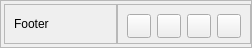
                       <widget class="QFrame" name="frame_25">
                        <property name="geometry">
                         <rect>
                          <x>-10</x>
                          <y>210</y>
                          <width>252</width>
                          <height>48</height>
                         </rect>
                        </property>
                        <property name="maximumSize">
                         <size>
                          <width>16777213</width>
                          <height>48</height>
                         </size>
                        </property>
                        <property name="frameShape">
                         <enum>QFrame::StyledPanel</enum>
                        </property>
                        <property name="frameShadow">
                         <enum>QFrame::Raised</enum>
                        </property>
                        <layout class="QHBoxLayout" name="horizontalLayout_58">
                         <property name="spacing">
                          <number>0</number>
                         </property>
                         <property name="leftMargin">
                          <number>3</number>
                         </property>
                         <property name="topMargin">
                          <number>0</number>
                         </property>
                         <property name="rightMargin">
                          <number>0</number>
                         </property>
                         <property name="bottomMargin">
                          <number>0</number>
                         </property>
                         <item>
                          <widget class="QFrame" name="panelsBackground_37">
                           <property name="maximumSize">
                            <size>
                             <width>16777215</width>
                             <height>40</height>
                            </size>
                           </property>
                           <property name="styleSheet">
                            <string notr="true"/>
                           </property>
                           <property name="frameShape">
                            <enum>QFrame::StyledPanel</enum>
                           </property>
                           <property name="frameShadow">
                            <enum>QFrame::Raised</enum>
                           </property>
                           <layout class="QHBoxLayout" name="horizontalLayout_59">
                            <item>
                             <widget class="QLabel" name="label_41">
                              <property name="maximumSize">
                               <size>
                                <width>16777215</width>
                                <height>40</height>
                               </size>
                              </property>
                              <property name="text">
                               <string>Footer</string>
                              </property>
                             </widget>
                            </item>
                           </layout>
                          </widget>
                         </item>
                         <item>
                          <widget class="QFrame" name="panelsBackground_38">
                           <property name="maximumSize">
                            <size>
                             <width>16777215</width>
                             <height>40</height>
                            </size>
                           </property>
                           <property name="styleSheet">
                            <string notr="true"/>
                           </property>
                           <property name="frameShape">
                            <enum>QFrame::StyledPanel</enum>
                           </property>
                           <property name="frameShadow">
                            <enum>QFrame::Raised</enum>
                           </property>
                           <layout class="QHBoxLayout" name="horizontalLayout_60">
                            <item>
                             <widget class="QPushButton" name="contentFooterColor1">
                              <property name="minimumSize">
                               <size>
                                <width>24</width>
                                <height>24</height>
                               </size>
                              </property>
                              <property name="maximumSize">
                               <size>
                                <width>24</width>
                                <height>24</height>
                               </size>
                              </property>
                              <property name="text">
                               <string/>
                              </property>
                             </widget>
                            </item>
                            <item>
                             <widget class="QPushButton" name="contentFooterColor2">
                              <property name="minimumSize">
                               <size>
                                <width>24</width>
                                <height>24</height>
                               </size>
                              </property>
                              <property name="maximumSize">
                               <size>
                                <width>24</width>
                                <height>24</height>
                               </size>
                              </property>
                              <property name="text">
                               <string/>
                              </property>
                             </widget>
                            </item>
                            <item>
                             <widget class="QPushButton" name="contentFooterColor3">
                              <property name="minimumSize">
                               <size>
                                <width>24</width>
                                <height>24</height>
                               </size>
                              </property>
                              <property name="maximumSize">
                               <size>
                                <width>24</width>
                                <height>24</height>
                               </size>
                              </property>
                              <property name="text">
                               <string/>
                              </property>
                             </widget>
                            </item>
                            <item>
                             <widget class="QPushButton" name="contentFooterColor4">
                              <property name="minimumSize">
                               <size>
                                <width>24</width>
                                <height>24</height>
                               </size>
                              </property>
                              <property name="maximumSize">
                               <size>
                                <width>24</width>
                                <height>24</height>
                               </size>
                              </property>
                              <property name="text">
                               <string/>
                              </property>
                             </widget>
                            </item>
                           </layout>
                          </widget>
                         </item>
                        </layout>
                       </widget>
